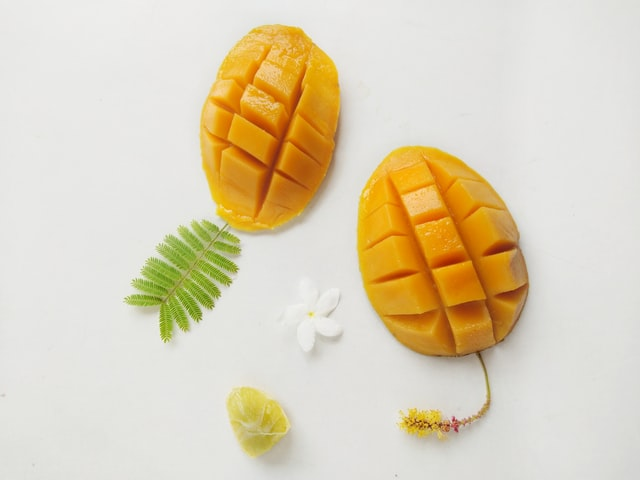
#> input picture mango.jpg, 640 x 480 px, found by its file name
$ python 19C5103_Assignment5_AdarshHondadakatti.py
#> lines starting #> are read from the running program, lines starting #| are printed output that depends on the picture
import cv2 as cv
import numpy as np
import matplotlib.pyplot as plt

img = cv.imread("C:\Code From VScode\Python\Software Lab ASSIGNMENT\mango.jpg")
#> img is the input picture: shape (480, 640, 3); mean B, G, R 184.4, 210, 221.5
cv.imshow('Image',img)

# PutText
putText = cv.putText(img.copy(),"Two sliced mangoes",(10,50),cv.FONT_HERSHEY_SIMPLEX,1,(255,0,0),3)
cv.imshow('PutText Image',putText)

# Circle
circle = cv.circle(img.copy(),(300,300),100,(0,255,0),2)
cv.imshow('Circle',circle)

# Hstack
mango = cv.imread("C:\Code From VScode\Python\Software Lab ASSIGNMENT\mango.jpg")
guava = cv.imread("C:\Code From VScode\Python\Software Lab ASSIGNMENT\guava.jpg")
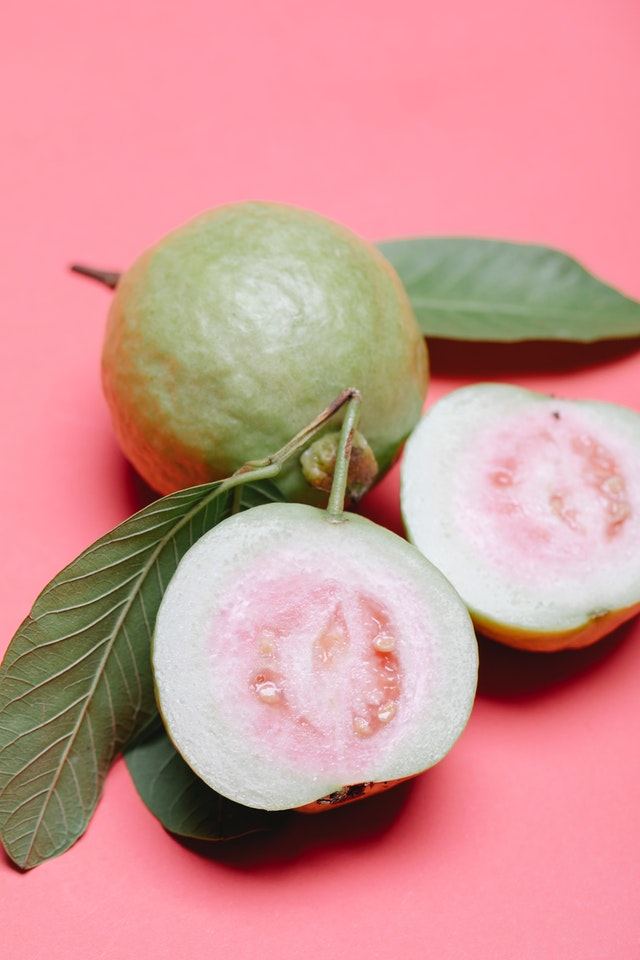
#> input picture guava.jpg, 640 x 960 px, found by its file name
#> guava is the input picture: shape (960, 640, 3); mean B, G, R 148.8, 150.3, 208.2
image1 = cv.resize(mango, (0, 0), None, .25, .25)
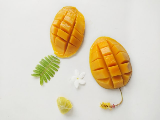
#> image1: shape (120, 160, 3); mean B, G, R 184.5, 210, 221.5
image2 = cv.resize(guava, (0, 0), None, .25, .25)
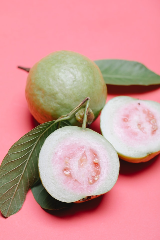
#> image2: shape (240, 160, 3); mean B, G, R 148.9, 150.4, 208.3
#> (the run stopped early here; a loop or call above may not have finished)
